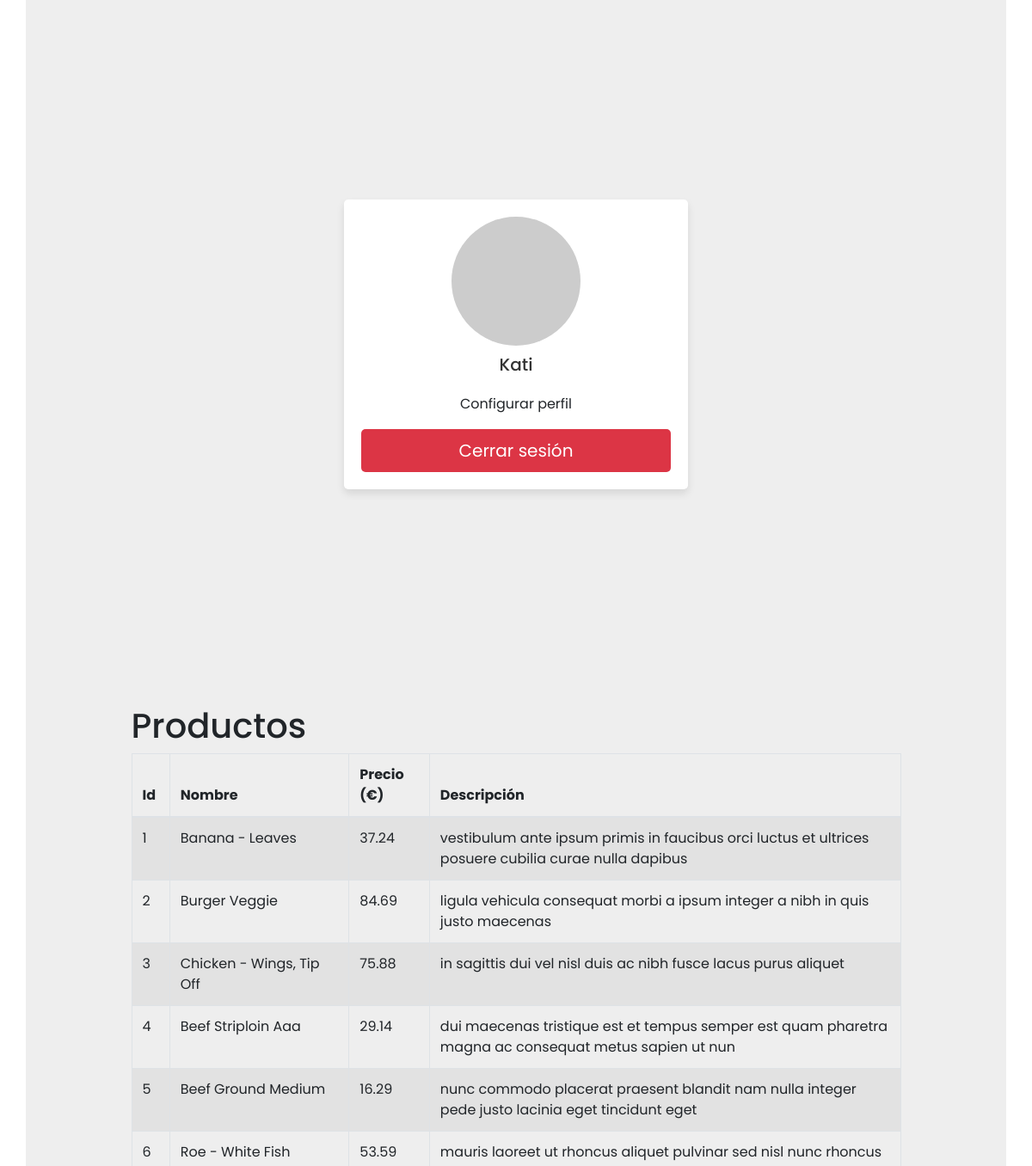
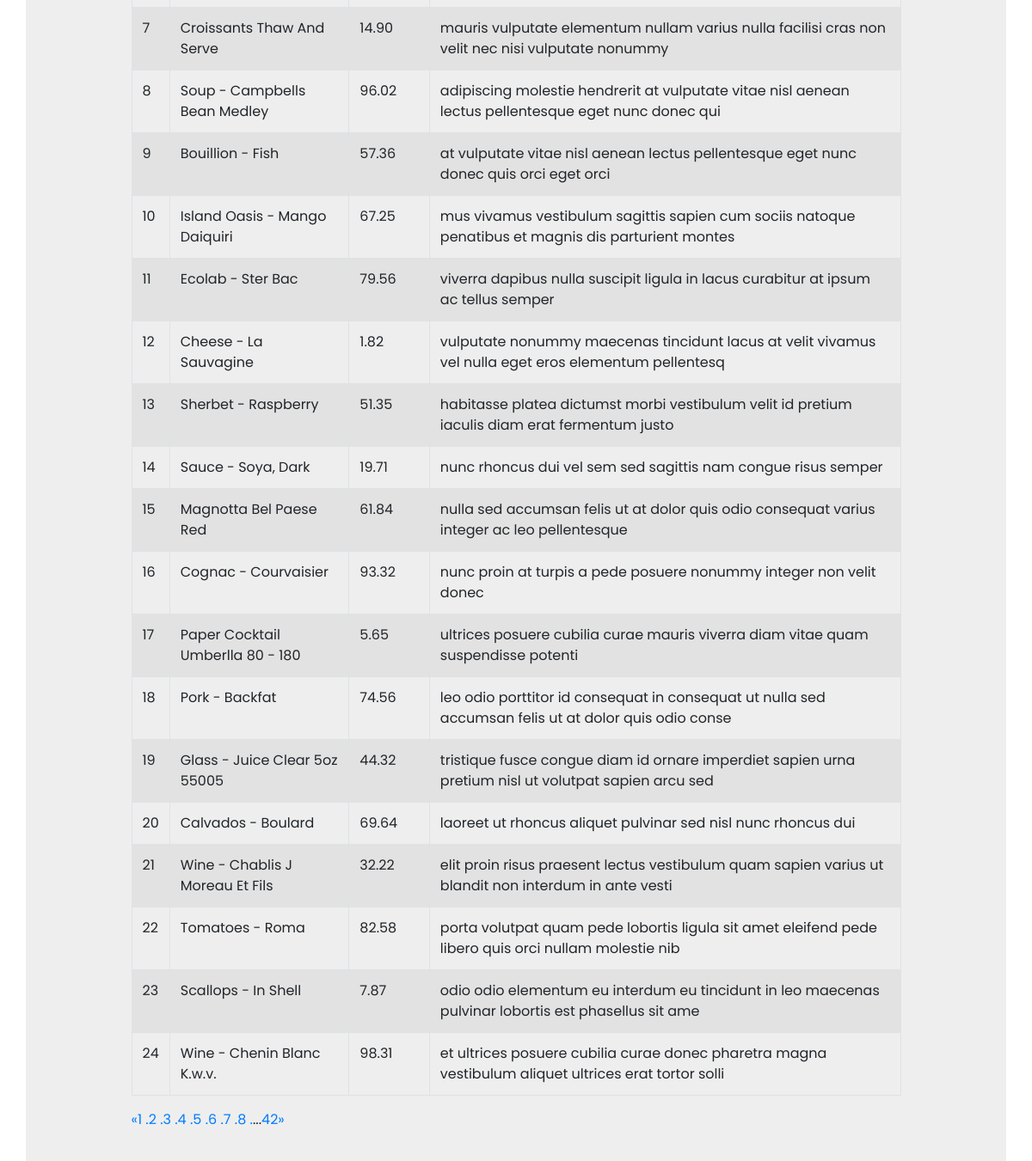
Page /home.php?limit=1&page=24 (signed in) on the committed database (2 pictures, top to bottom).
### tables this page shows
CREATE TABLE `usuario` (
  `id` int(11) NOT NULL,
  `username` varchar(100) NOT NULL,
  `nombre` varchar(100) NOT NULL,
  `password` varchar(200) NOT NULL,
  `imagen` varchar(100) NOT NULL
);

CREATE TABLE `producto` (
  `id_producto` int(11) NOT NULL,
  `nombre` varchar(100) NOT NULL,
  `precio_eur` decimal(10,2) NOT NULL,
  `descripcion` varchar(100) NOT NULL
);

### home.php (the view, shortened to what this page needs)
<?php
include 'conn.php';
include 'Paginator.php';
$user_id = $_SESSION['user_id'];
$limit = (isset($_GET['limit'])) ? $_GET['limit'] : 25;
$page = (isset($_GET['page'])) ? $_GET['page'] : 1;
$links = (isset($_GET['links'])) ? $_GET['links'] : 7;
$query = "SELECT id_producto, nombre, precio_eur, descripcion FROM producto";
$pager = new Paginator($conn, $query);
$results = $pager->getData($page, $limit);
?>
<!DOCTYPE html>
<html lang="es">
<head>
    <link rel="stylesheet" href="css/style.css">
    <link rel="stylesheet" href="css/bootstrap.min.css">
</head>
<body>
<div class="container">
    <div class="perfil_usuario">
        <?php
        $select = mysqli_query($conn, "SELECT * FROM usuario WHERE id = '$user_id'") or die('fallo en
        la query');
        if (mysqli_num_rows($select) > 0) {
            $fetch = mysqli_fetch_assoc($select);
        }
        if ($fetch['imagen'] == '') {
            echo '<img src="img/default-avatar.png" alt="avatar por defecto">';
        } else {
            echo '<img src="img_db/' . $fetch['imagen'] . '">';
        }
        ?>
        <h3><?php echo $fetch['nombre']; ?></h3>
        <a href="actualizar_perfil.php" class="btn">Configurar perfil</a>
        <a href="home.php?logout=<?php echo $user_id; ?>" class="delete-btn">Cerrar sesión</a>
    </div>
</div>
<div class="container">
    <div class="col-md-10 col-md-offset-1">
    <h1>Productos</h1>
    <table class="table table-striped table-condensed table-bordered table-rounded">
        <thead>
        <tr>
            <th>Id</th>
            <th>Nombre</th>
            <th>Precio (€)</th>
            <th>Descripción</th>
        </tr>
        </thead>
        <tbody>
        <?php for ($i = 0; $i < count($results->data); $i++) : ?>
            <tr>
                <td><?php echo $results->data[$i]['id_producto']; ?></td>
                <td><?php echo $results->data[$i]['nombre']; ?></td>
                <td><?php echo $results->data[$i]['precio_eur']; ?></td>
                <td><?php echo $results->data[$i]['descripcion']; ?></td>
            </tr>
        <?php endfor; ?>
        </tbody>
    </table>
        <?php echo $pager->createLinks($links, 'pagination pagination-sm'); ?>
</div>
</div>
</body>
</html>

### Paginator.php (shortened to what this page needs)
<?php
class Paginator
{
    private $_conn;
    private $_limit;
    private $_page;
    private $_query;
    private $_total;
    public function __construct($conn, $query)
    {
        $this->_conn = $conn;
        $this->_query = $query;
        $rs = $this->_conn->query($this->_query);
        $this->_total = $rs->num_rows;
    }
    public function getData($limit = 40, $page = 1)
    {
        $this->_limit = $limit;
        $this->_page = $page;
        if ($this->_limit == 'all') {
            $query = $this->_query;
        } else {
            $query = $this->_query . " LIMIT " . (($this->_page - 1) * $this->_limit) . ",
$this->_limit";
        }
        $rs = $this->_conn->query($query);
        while ($row = $rs->fetch_assoc()) {
            $results[] = $row;
        }
        $result = new stdClass();
        $result->page = $this->_page;
        $result->limit = $this->_limit;
        $result->total = $this->_total;
        if(isset($results))
        $result->data = $results;
        return $result;
    }
    public function createLinks($links, $list_class)
    {
        $last = ceil($this->_total / $this->_limit);
        $start = (($this->_page - $links) > 0) ? $this->_page -
            $links : 1;
        $end = (($this->_page + $links) < $last) ? $this->_page +
            $links : $last;
        $html = '<ul class="' . $list_class . '">';
        $class = ($this->_page == 1) ? "disabled" : "";
        $html .= '<li class="' . $class . '"><a href="?limit=' .
            $this->_limit . '&page=' . ($this->_page - 1) . '">&laquo;</a></li>';
        for ($i = $start; $i <= $end; $i++) {
            $class = ($this->_page == $i) ? "active" : "";
            $html .= '<li class="' . $class . '"><a href="?limit=' .
                $this->_limit . '&page=' . $i . '">' . $i . ' . ' . '</a></li>';
        }
        if ($end < $last) {
            $html .= '<li class="disabled"><span>...</span></li>';
            $html .= '<li><a href="?limit=' . $this->_limit .
                '&page=' . $last . '">' . $last . '</a></li>';
        }
        $class = ($this->_page == $last) ? "disabled" : "";
        $html .= '<li class="' . $class . '"><a href="?limit=' .
            $this->_limit . '&page=' . ($this->_page + 1) . '">&raquo;</a></li>';
        $html .= '</ul>';
        return $html;
    }
}

### css/style.css (style rules this page uses)
:root { --blue:#3498db; --dark-blue:#2980b9; --red:#e74c3c; --dark-red:#c0392b; --black:#333; --white:#fff; --light-bg:#eee; --box-shadow:0 5px 10px rgba(0,0,0,.1); }
* { font-family: 'Poppins', sans-serif; margin:0; padding:0; box-sizing: border-box; outline: none; border: none; text-decoration: none; }
.btn, .delete-btn { width: 100%; border-radius: 5px; padding:10px 30px; color:var(--white); display: block; text-align: center; cursor: pointer; font-size: 20px; margin-top: 10px; }
.btn { background-color: var(--blue); }
.delete-btn { background-color: var(--red); }
.container { min-height: 100vh; background-color: var(--light-bg); display: flex; align-items: center; justify-content: center; padding:20px; }
.container .perfil_usuario { padding:20px; background-color: var(--white); box-shadow: var(--box-shadow); text-align: center; width: 400px; border-radius: 5px; }
.container .perfil_usuario img { height: 150px; width: 150px; border-radius: 50%; object-fit: cover; margin-bottom: 5px; }
.container .perfil_usuario h3 { margin:5px 0; font-size: 20px; color:var(--black); }

### rows in the picture
usuario: nombre "Kati"
producto: id_producto "1", nombre "Banana - Leaves", precio_eur "37.24", descripcion "vestibulum ante ipsum primis in faucibus orci luctus et ultrices posuere cubilia curae nulla dapibus"
producto: id_producto "2", nombre "Burger Veggie", precio_eur "84.69", descripcion "ligula vehicula consequat morbi a ipsum integer a nibh in quis justo maecenas"
producto: id_producto "3", nombre "Chicken - Wings, Tip Off", precio_eur "75.88", descripcion "in sagittis dui vel nisl duis ac nibh fusce lacus purus aliquet"
producto: id_producto "4", nombre "Beef Striploin Aaa", precio_eur "29.14", descripcion "dui maecenas tristique est et tempus semper est quam pharetra magna ac consequat metus sapien ut nun"
producto: id_producto "5", nombre "Beef Ground Medium", precio_eur "16.29", descripcion "nunc commodo placerat praesent blandit nam nulla integer pede justo lacinia eget tincidunt eget"
producto: id_producto "6", nombre "Roe - White Fish", precio_eur "53.59", descripcion "mauris laoreet ut rhoncus aliquet pulvinar sed nisl nunc rhoncus"
producto: id_producto "7", nombre "Croissants Thaw And Serve", precio_eur "14.90", descripcion "mauris vulputate elementum nullam varius nulla facilisi cras non velit nec nisi vulputate nonummy"
producto: id_producto "8", nombre "Soup - Campbells Bean Medley", precio_eur "96.02", descripcion "adipiscing molestie hendrerit at vulputate vitae nisl aenean lectus pellentesque eget nunc donec qui"
producto: id_producto "9", nombre "Bouillion - Fish", precio_eur "57.36", descripcion "at vulputate vitae nisl aenean lectus pellentesque eget nunc donec quis orci eget orci"
producto: id_producto "10", nombre "Island Oasis - Mango Daiquiri", precio_eur "67.25", descripcion "mus vivamus vestibulum sagittis sapien cum sociis natoque penatibus et magnis dis parturient montes"
producto: id_producto "11", nombre "Ecolab - Ster Bac", precio_eur "79.56", descripcion "viverra dapibus nulla suscipit ligula in lacus curabitur at ipsum ac tellus semper"
producto: id_producto "12", nombre "Cheese - La Sauvagine", precio_eur "1.82", descripcion "vulputate nonummy maecenas tincidunt lacus at velit vivamus vel nulla eget eros elementum pellentesq"
producto: id_producto "13", nombre "Sherbet - Raspberry", precio_eur "51.35", descripcion "habitasse platea dictumst morbi vestibulum velit id pretium iaculis diam erat fermentum justo"
producto: id_producto "14", nombre "Sauce - Soya, Dark", precio_eur "19.71", descripcion "nunc rhoncus dui vel sem sed sagittis nam congue risus semper"
producto: id_producto "15", nombre "Magnotta Bel Paese Red", precio_eur "61.84", descripcion "nulla sed accumsan felis ut at dolor quis odio consequat varius integer ac leo pellentesque"
producto: id_producto "16", nombre "Cognac - Courvaisier", precio_eur "93.32", descripcion "nunc proin at turpis a pede posuere nonummy integer non velit donec"
producto: id_producto "17", nombre "Paper Cocktail Umberlla 80 - 180", precio_eur "5.65", descripcion "ultrices posuere cubilia curae mauris viverra diam vitae quam suspendisse potenti"
producto: id_producto "18", nombre "Pork - Backfat", precio_eur "74.56", descripcion "leo odio porttitor id consequat in consequat ut nulla sed accumsan felis ut at dolor quis odio conse"
producto: id_producto "19", nombre "Glass - Juice Clear 5oz 55005", precio_eur "44.32", descripcion "tristique fusce congue diam id ornare imperdiet sapien urna pretium nisl ut volutpat sapien arcu sed"
producto: id_producto "20", nombre "Calvados - Boulard", precio_eur "69.64", descripcion "laoreet ut rhoncus aliquet pulvinar sed nisl nunc rhoncus dui"
producto: id_producto "21", nombre "Wine - Chablis J Moreau Et Fils", precio_eur "32.22", descripcion "elit proin risus praesent lectus vestibulum quam sapien varius ut blandit non interdum in ante vesti"
producto: id_producto "22", nombre "Tomatoes - Roma", precio_eur "82.58", descripcion "porta volutpat quam pede lobortis ligula sit amet eleifend pede libero quis orci nullam molestie nib"
producto: id_producto "23", nombre "Scallops - In Shell", precio_eur "7.87", descripcion "odio odio elementum eu interdum eu tincidunt in leo maecenas pulvinar lobortis est phasellus sit ame"
producto: id_producto "24", nombre "Wine - Chenin Blanc K.w.v.", precio_eur "98.31", descripcion "et ultrices posuere cubilia curae donec pharetra magna vestibulum aliquet ultrices erat tortor solli"

### other values in the picture
$last "42"
